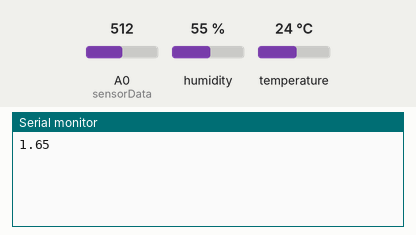
A sketch run on a simulated ESP8266 (NodeMCU). Parts: the last lines printed to the serial monitor. Inputs (shaded band) come from the test bench; at power-on: A0 (sensorData) = 512, humidity 55 %, temperature 24 °C. WiFi joins after 1.5 s; servers stay silent unless stated.

Above: at 3.0 s.
3.1 s: A0 (sensorData) set to 716
At 4.2 s:
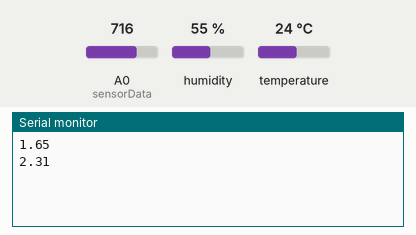
4.6 s: A0 (sensorData) set to 900
At 5.6 s:
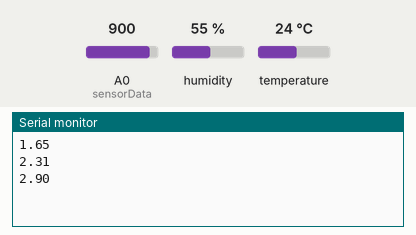
Timing chart, 0 to 7.6 s (numbered marks = the images above; inputs shaded):
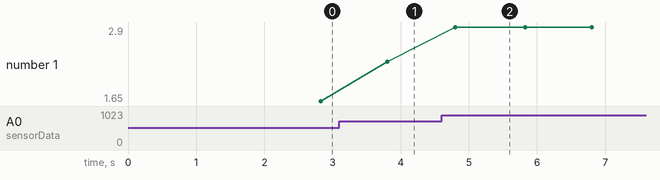

Measured:
- after the input at 3.1 s, the serial monitor: prints a new line after 0.70 s (image 1)
- after the input at 4.6 s, the serial monitor: prints a new line after 0.20 s (image 2)
- plotted number 1: 1.65 → 2.31 after the input at 3.1 s, 2.31 → 2.9 after the input at 4.6 s

The sketch:

Blynk_LDRSensor.ino
```cpp
#define BLYNK_PRINT Serial
#include<ESP8266WiFi.h>
#include<BlynkSimpleEsp8266.h>
#include <DHT.h>
#define DHTPIN D1
#define DHTTYPE DHT11
char ssid[]="aparanji";
char pass[]="aparanji@123";
char auth[]="zvjS2D9HEiFmi0YrwfWO8QH7Mr-GpAtR";
DHT dht(DHTPIN, DHTTYPE);
BlynkTimer timer;

void sensorData()
{
  int x=analogRead(A0);
  float volt=3.3*x/1023;
  float temp=dht.readTemperature();
  float humid=dht.readHumidity();
  Blynk.virtualWrite(V1,volt);
  Serial.println(volt);
}

void setup() {
  // put your setup code here, to run once:
Serial.begin(9600);
Blynk.begin(auth,ssid,pass);
dht.begin();
timer.setInterval(1000L,sensorData);
}

void loop() {
  // put your main code here, to run repeatedly:
Blynk.run();
timer.run();
}
```
